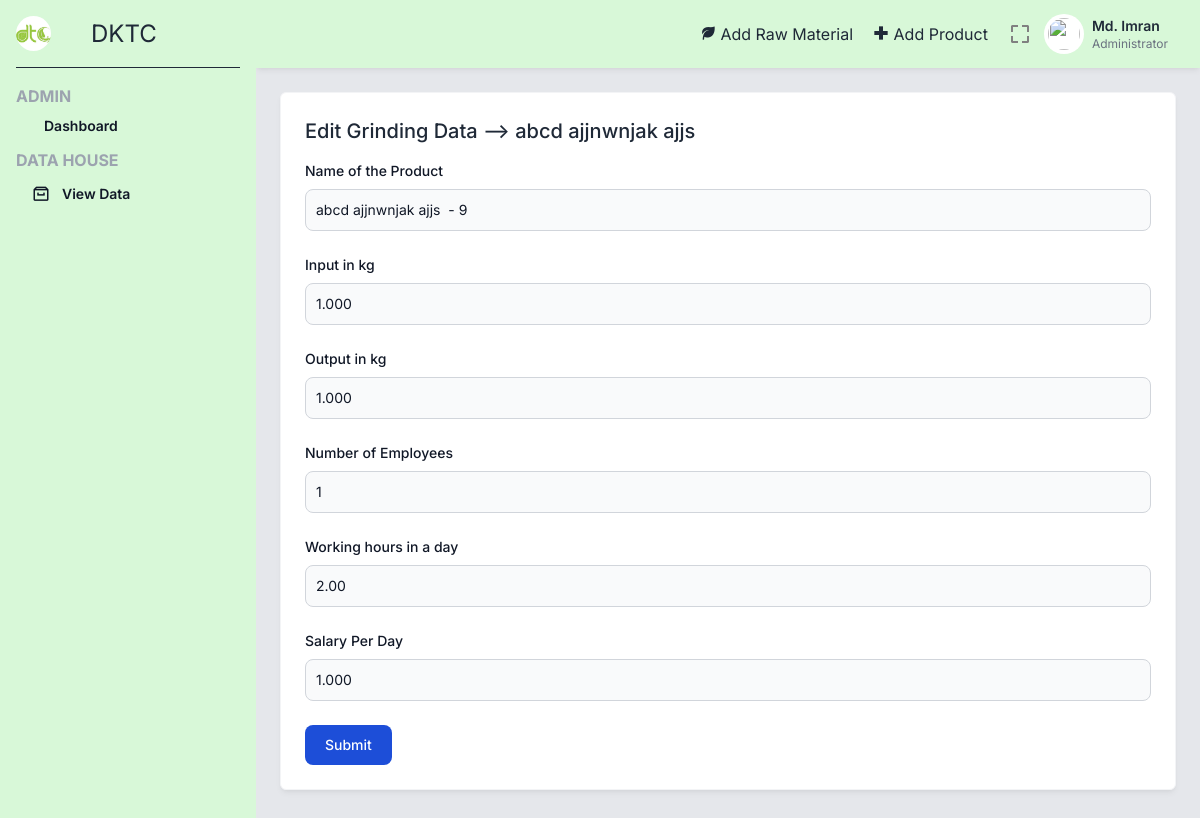
The page /editGrind.php?id=1 (signed in) on the database as committed earlier.
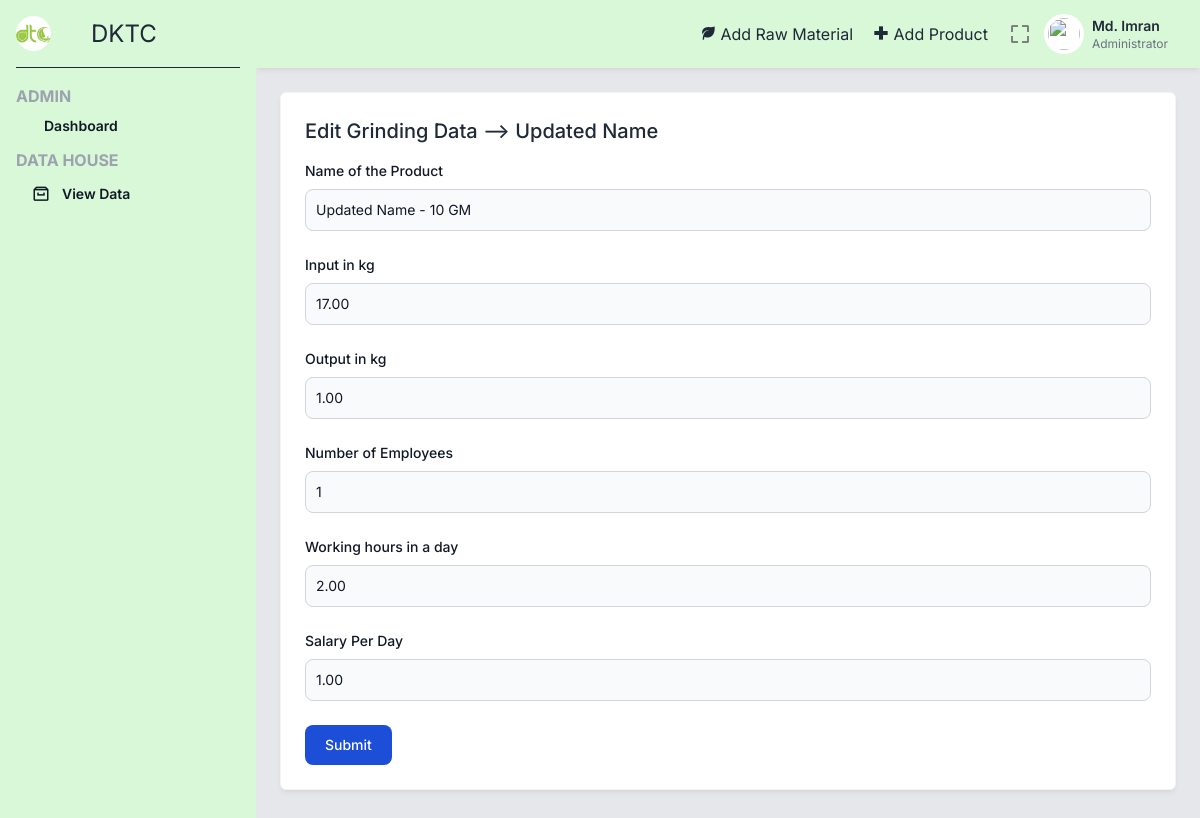
The same page on the database as committed later.
### tables this page shows
CREATE TABLE `product` (
  `_id` int(5) NOT NULL,
  `name` varchar(100) NOT NULL,
  `type` varchar(2) NOT NULL,
  `sizes` varchar(10) NOT NULL
);

CREATE TABLE `grinding` (
  `_id` int(5) NOT NULL,
  `pid` int(5) NOT NULL,
  `input` float(5,2) NOT NULL,
  `output` float(5,2) NOT NULL,
  `noe` int(2) NOT NULL,
  `hid` float(5,2) NOT NULL,
  `spd` float(5,2) NOT NULL
);

### editGrind.php (the view, shortened to what this page needs)
<?php
include 'includes/_topbar.php';
$idGrind = $_GET['id'];
$sql = "SELECT * from grinding where _id = $idGrind";
$result = mysqli_query($conn, $sql);
while ($row = mysqli_fetch_assoc($result)) {
    $productId = $row['pid'];
    $sqlProduct = "SELECT name, type, sizes FROM product WHERE _id = $productId";
    $resultProd = mysqli_query($conn, $sqlProduct);
    while ($prodRow = mysqli_fetch_assoc($resultProd)) {
        $name = $prodRow['name'];
        $size = $prodRow['sizes'];
    }
    $noe = $row['noe'];
    $hid = $row['hid'];
    $salPerDay = $row['spd'];
    $input = $row['input'];
    $output = $row['output'];
}
?>
<div class="p-6">
    <div class="grid grid-cols-1 lg:grid-cols-3 gap-6 mb-6">
        <div class="bg-white border border-gray-100 shadow-md shadow-black/5 p-6 rounded-md lg:col-span-3">
            <div class="flex justify-between mb-4 items-start">
                <div class="font-medium">
                    <h2 class="text-xl">
                        Edit Grinding Data  -->  <?=$name?>
                    </h2>
                </div>
            </div>
            <div>
                <form action="editGrind.php?id=<?=$idGrind?>" method="post">
                    <div class="mb-6">
                        <label for="name" class="block mb-2 text-sm font-medium text-gray-900 dark:text-white">Name of the Product</label>
                        <input type="text" id="rate" name="name" class="bg-gray-50 border border-gray-300 text-gray-900 text-sm rounded-lg focus:ring-blue-500 focus:border-blue-500 block w-full p-2.5 dark:bg-gray-700 dark:border-gray-600 dark:placeholder-gray-400 dark:text-white dark:focus:ring-blue-500 dark:focus:border-blue-500" placeholder="123.00" value="<?= $name ?> - <?= $size?>" readonly />
                    </div>
                    <div class="mb-6">
                        <label for="input" class="block mb-2 text-sm font-medium text-gray-900 dark:text-white">Input in kg</label>
                        <input type="number" id="rate" name="input" class="bg-gray-50 border border-gray-300 text-gray-900 text-sm rounded-lg focus:ring-blue-500 focus:border-blue-500 block w-full p-2.5 dark:bg-gray-700 dark:border-gray-600 dark:placeholder-gray-400 dark:text-white dark:focus:ring-blue-500 dark:focus:border-blue-500" placeholder="123.00" value="<?=$input?>" required />
                    </div>
                    <div class="mb-6">
                        <label for="output" class="block mb-2 text-sm font-medium text-gray-900 dark:text-white">Output in kg</label>
                        <input type="number" id="rate" name="output" class="bg-gray-50 border border-gray-300 text-gray-900 text-sm rounded-lg focus:ring-blue-500 focus:border-blue-500 block w-full p-2.5 dark:bg-gray-700 dark:border-gray-600 dark:placeholder-gray-400 dark:text-white dark:focus:ring-blue-500 dark:focus:border-blue-500" placeholder="123.00" value="<?=$output?>" required />
                    </div>
                    <div class="mb-6">
                        <label for="noe" class="block mb-2 text-sm font-medium text-gray-900 dark:text-white">Number of Employees</label>
                        <input type="number" id="rate" name="noe" class="bg-gray-50 border border-gray-300 text-gray-900 text-sm rounded-lg focus:ring-blue-500 focus:border-blue-500 block w-full p-2.5 dark:bg-gray-700 dark:border-gray-600 dark:placeholder-gray-400 dark:text-white dark:focus:ring-blue-500 dark:focus:border-blue-500" placeholder="123.00" value="<?=$noe?>" required />
                    </div>
                    <div class="mb-6">
                        <label for="hid" class="block mb-2 text-sm font-medium text-gray-900 dark:text-white">Working hours in a day</label>
                        <input type="number" id="hid" name="hid" class="bg-gray-50 border border-gray-300 text-gray-900 text-sm rounded-lg focus:ring-blue-500 focus:border-blue-500 block w-full p-2.5 dark:bg-gray-700 dark:border-gray-600 dark:placeholder-gray-400 dark:text-white dark:focus:ring-blue-500 dark:focus:border-blue-500" placeholder="123.00" value="<?=$hid?>" required />
                    </div>
                    <div class="mb-6">
                        <label for="salPerDay" class="block mb-2 text-sm font-medium text-gray-900 dark:text-white">Salary Per Day</label>
                        <input type="number" id="salPerDay" name="salPerDay" class="bg-gray-50 border border-gray-300 text-gray-900 text-sm rounded-lg focus:ring-blue-500 focus:border-blue-500 block w-full p-2.5 dark:bg-gray-700 dark:border-gray-600 dark:placeholder-gray-400 dark:text-white dark:focus:ring-blue-500 dark:focus:border-blue-500" placeholder="123.00" value="<?=$salPerDay?>" required />
                    </div>
                    <button type="submit" class="text-white bg-blue-700 hover:bg-blue-800 focus:ring-4 focus:outline-none focus:ring-blue-300 font-medium rounded-lg text-sm w-full sm:w-auto px-5 py-2.5 text-center dark:bg-blue-600 dark:hover:bg-blue-700 dark:focus:ring-blue-800">Submit</button>
                </form>
            </div>
        </div>
    </div>
</div>
<?php include 'includes/_bottombar.php' ?>

Rows that differ between the two databases and show on the page:
changed product: name "abcd ajjnwnjak ajjs" → "Updated Name"; name "abcd ajjnwnjak ajjs - 9" → "Updated Name - 10 GM"
changed grinding: input "1.000" → "17.00"; output "1.000" → "1.00"; salPerDay "1.000" → "1.00"
